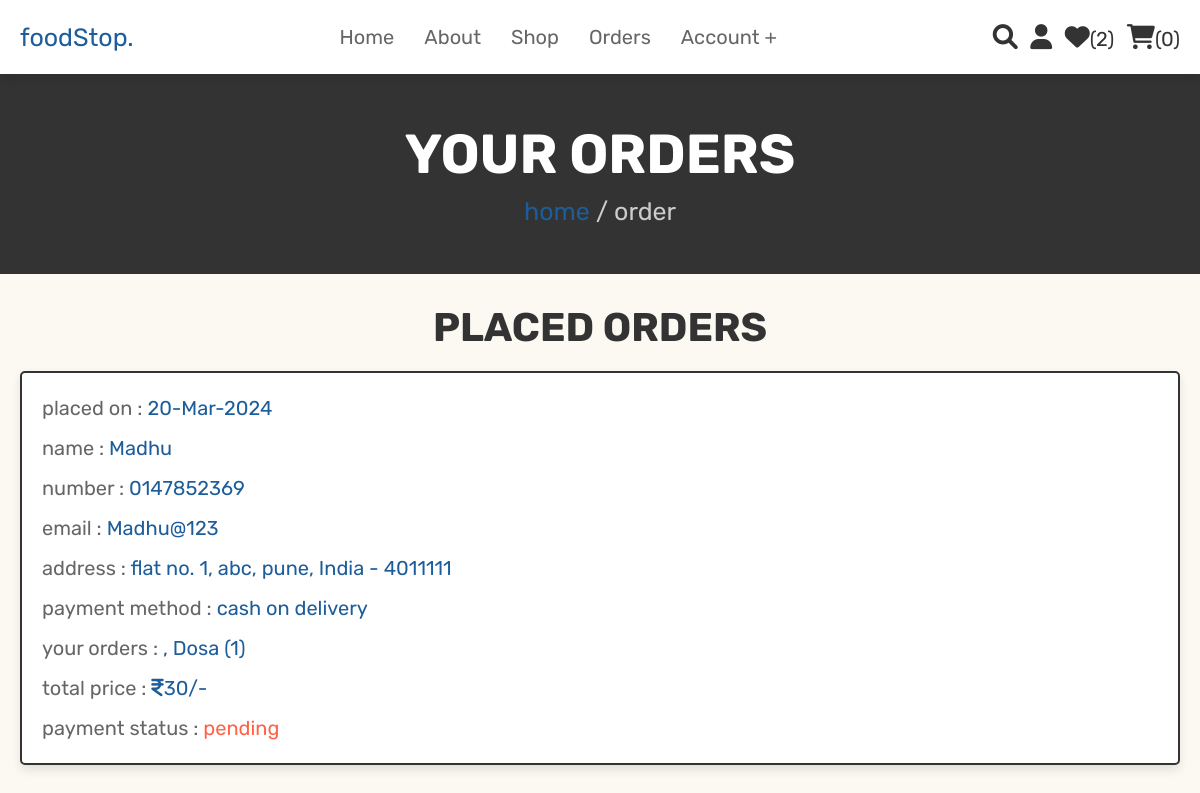
The page /orders.php (signed in) on the database its author committed.
### tables this page shows
CREATE TABLE IF NOT EXISTS `orders` (
  `id` int(100) NOT NULL AUTO_INCREMENT,
  `user_id` int(100) NOT NULL,
  `name` varchar(100) NOT NULL,
  `number` varchar(12) NOT NULL,
  `email` varchar(100) NOT NULL,
  `method` varchar(50) NOT NULL,
  `address` varchar(500) NOT NULL,
  `total_products` varchar(1000) NOT NULL,
  `total_price` int(100) NOT NULL,
  `placed_on` varchar(50) NOT NULL,
  `payment_status` varchar(20) NOT NULL DEFAULT 'pending',
  PRIMARY KEY (`id`)
);

### orders.php (the view, shortened to what this page needs)
<?php
@include 'config.php';
$user_id = $_SESSION['user_id'];
?>
<!DOCTYPE html>
<html lang="en">
<head>
   <link rel="stylesheet" href="https://cdnjs.cloudflare.com/ajax/libs/font-awesome/6.0.0/css/all.min.css">
   <link rel="stylesheet" href="css/style.css">
</head>
<body>
<?php @include 'header.php'; ?>
<section class="heading">
    <h3>your orders</h3>
    <p> <a href="home.php">home</a> / order </p>
</section>
<section class="placed-orders">
    <h1 class="title">placed orders</h1>
    <div class="box-container">
    <?php
        $select_orders = mysqli_query($conn, "SELECT * FROM `orders` WHERE user_id = '$user_id'") or die('query failed');
        if(mysqli_num_rows($select_orders) > 0){
            while($fetch_orders = mysqli_fetch_assoc($select_orders)){
    ?>
    <div class="box">
        <p> placed on : <span><?php echo $fetch_orders['placed_on']; ?></span> </p>
        <p> name : <span><?php echo $fetch_orders['name']; ?></span> </p>
        <p> number : <span><?php echo $fetch_orders['number']; ?></span> </p>
        <p> email : <span><?php echo $fetch_orders['email']; ?></span> </p>
        <p> address : <span><?php echo $fetch_orders['address']; ?></span> </p>
        <p> payment method : <span><?php echo $fetch_orders['method']; ?></span> </p>
        <p> your orders : <span><?php echo $fetch_orders['total_products']; ?></span> </p>
        <p> total price : <span><i class="fa fa-inr"></i><?php echo $fetch_orders['total_price']; ?>/-</span> </p>
        <p> payment status : <span style="color:<?php if($fetch_orders['payment_status'] == 'pending'){echo 'tomato'; }else{echo 'green';} ?>"><?php echo $fetch_orders['payment_status']; ?></span> </p>
    </div>
    <?php
        }
    }else{
        echo '<p class="empty">no orders placed yet!</p>';
    }
    ?>
    </div>
</section>
</body>
</html>

### style.css (style rules this page uses)
:root { --pink:#1D5D9B; --red:#0B60B0; --orange:#9f3e34; --black:#333; --white:#fff; --light-color:#666; --light-white:#ccc; --light-bg:#FBF9F1; --border:.2rem solid var(--black); --box-shadow:0 .5rem 1rem rgba(0,0,0,.1); }
* { font-family: 'Rubik', sans-serif; margin:0; padding:0; box-sizing: border-box; outline: none; border:none; text-decoration: none; transition:all .2s linear; }
html { font-size: 62.5%; overflow-x: hidden; scroll-behavior: smooth; scroll-padding-top: 6.5rem; }
body { background: var(--light-bg); }
section { padding:3rem 2rem; }
.heading { display: flex; flex-flow: column; align-items: center; justify-content: center; gap:1rem; background-color: var(--black); text-align: center; min-height: 25vh; }
.heading h3 { font-size: 5.5rem; color:var(--white); text-transform: uppercase; }
.heading p { font-size: 2.5rem; color:var(--light-white); }
.heading p a { color:var(--pink); }
.title { text-align: center; margin-bottom: 2rem; color:var(--black); text-transform: uppercase; font-size: 4rem; }
.placed-orders .box-container { max-width: 1200px; margin:0 auto; display: flex; flex-wrap: wrap; gap:1.5rem; align-items: flex-start; }
.placed-orders .box-container .box { background-color: var(--white); padding:1rem 2rem; border:var(--border); box-shadow: var(--box-shadow); flex:1 1 40rem; border-radius: .5rem; }
.placed-orders .box-container .box p { margin: 1rem 0; font-size: 2rem; line-height: 1.5; color:var(--light-color); }
.placed-orders .box-container .box p span { color:var(--pink); }

### rows shown on the page
orders: placed_on "20-Mar-2024", name "Madhu", number "0147852369", email "Madhu@123", address "flat no. 1, abc, pune, India - 4011111", method "cash on delivery", total_products ", Dosa (1)", total_price "30", payment_status "pending"

### other values the page prints
$wishlist_num_rows "2"
$cart_num_rows "0"
